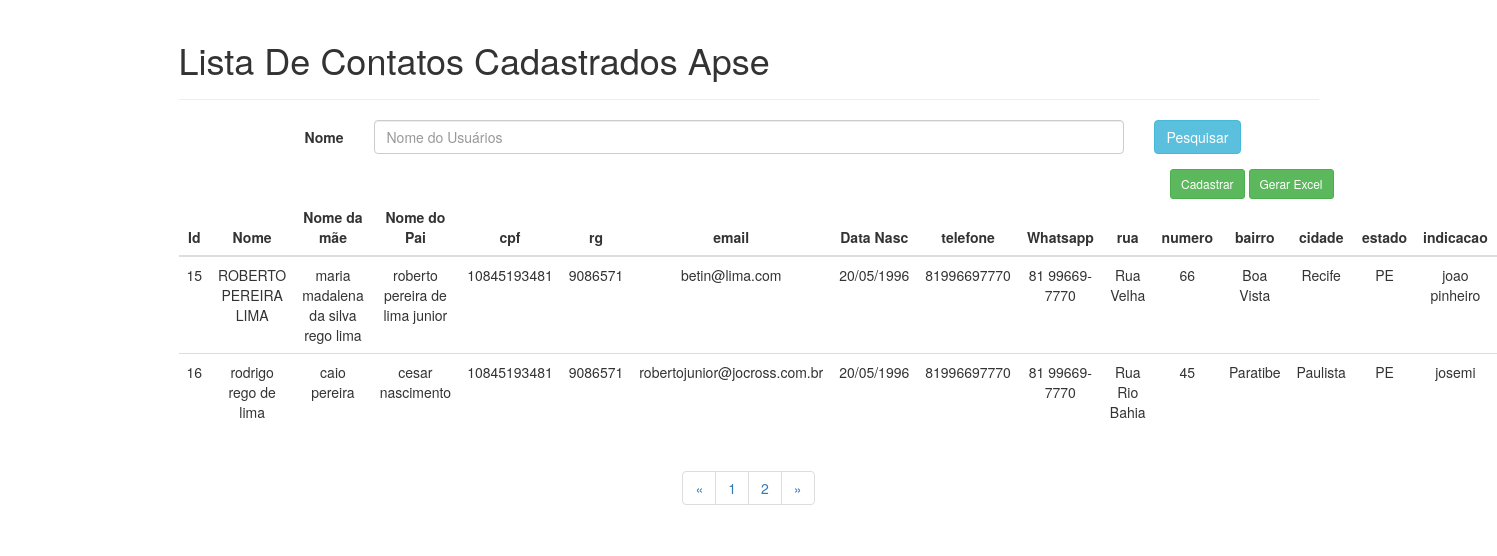
/admin/painel/indexv1.php, run on the app's committed database.
### tables this page shows
CREATE TABLE `cadastro` (
  `id` int(11) NOT NULL,
  `nome` varchar(220) NOT NULL,
  `mae` varchar(220) NOT NULL,
  `pai` varchar(220) NOT NULL,
  `cpf` varchar(220) NOT NULL,
  `email` varchar(220) NOT NULL,
  `rg` varchar(220) NOT NULL,
  `dtnasc` varchar(220) NOT NULL,
  `telefone` varchar(220) NOT NULL,
  `zap` varchar(220) NOT NULL,
  `rua` varchar(220) NOT NULL,
  `numero` varchar(220) NOT NULL,
  `bairro` varchar(220) NOT NULL,
  `cidade` varchar(220) NOT NULL,
  `estado` varchar(220) NOT NULL,
  `indicacao` varchar(220) NOT NULL,
  `cep` varchar(220) NOT NULL,
  `created` datetime NOT NULL
);

### admin/painel/indexv1.php (the view, shortened to what this page needs)
 <?php
	include_once('conexao.php');
 ?>
<!DOCTYPE html>
<html lang="pt-br">
	<head>
		<link href="css/bootstrap.min.css" rel="stylesheet">
	<head>
	<body>
		<?php
		    if(isset($_POST['nome'])){
				$pesquisar = $_POST['nome'];
				$result_msg_contatos = "SELECT * FROM cadastro WHERE nome LIKE '%$pesquisar%' LIMIT 30";
				$resultado_msg_contatos = mysqli_query($conn , $result_msg_contatos);
			}else{
			$pagina=(isset($_GET['pagina'])) ? $_GET['pagina'] : 1;
			$result_msg_contato = "SELECT * FROM cadastro";
			$resultado_msg_contato = mysqli_query($conn , $result_msg_contato);
			$total_msg_contatos = mysqli_num_rows($resultado_msg_contato);
			$quantidade_pg = 2;
			$num_pagina = ceil($total_msg_contatos/$quantidade_pg);
			$inicio = ($quantidade_pg*$pagina)-$quantidade_pg;
			$result_msg_contatos = "SELECT * FROM cadastro limit $inicio, $quantidade_pg";
			$resultado_msg_contatos = mysqli_query($conn , $result_msg_contatos);
		}
		?>
		<div class="container theme-showcase" role="main">
			<div class="page-header">
				<h1>Lista De Contatos Cadastrados Apse</h1>
			</div>
			<form class="form-horizontal" method="POST" action="">
				<div class="form-group">
					<label class="col-sm-2 control-label">Nome</label>
					<div class="col-sm-8">
						<input type="text" name="nome" class="form-control" id="inputEmail3" placeholder="Nome do Usuários" value="">
					</div>
					<div class="col-sm-2">
						<button type="submit" class="btn btn-info">Pesquisar</button>
					</div>
				</div>
			</form>
			<div class="row espaco">
				<div class="pull-right">
					<a href="../../index.php"><button type='button' class='btn btn-sm btn-success'>Cadastrar</button></a>
					<a href="gerar_planilha.php"><button type='button' class='btn btn-sm btn-success'>Gerar Excel</button></a>
				</div>
			</div>
			<div class="row">
				<div class="col-md-12">
					<table class="table">
						<thead>
							<tr>
								<th class="text-center">Id</th>
								<th class="text-center">Nome </th>
								<th class="text-center">Nome da mãe</th>
								<th class="text-center">Nome do Pai</th>
								<th class="text-center">cpf</th>
								<th class="text-center">rg</th>
								<th class="text-center">email</th>
								<th class="text-center">Data Nasc</th>
								<th class="text-center">telefone</th>
								<th class="text-center">Whatsapp</th>
								<th class="text-center">rua</th>
								<th class="text-center">numero</th>
								<th class="text-center">bairro</th>
								<th class="text-center">cidade</th>
								<th class="text-center">estado</th>
								<th class="text-center">indicacao</th>
							</tr>
						</thead>
						<tbody>
							<?php while($row_msg_contatos = mysqli_fetch_assoc($resultado_msg_contatos)){?>
								<tr>
									<td class="text-center"><?php echo $row_msg_contatos["id"]; ?></td>
									<td class="text-center"><?php echo $row_msg_contatos["nome"]; ?></td>
									<td class="text-center"><?php echo $row_msg_contatos["mae"]; ?></td>
									<td class="text-center"><?php echo $row_msg_contatos["pai"]; ?></td>
									<td class="text-center"><?php echo $row_msg_contatos["cpf"]; ?></td>
									<td class="text-center"><?php echo $row_msg_contatos["rg"]; ?></td>
									<td class="text-center"><?php echo $row_msg_contatos["email"]; ?></td>
									<td class="text-center"><?php echo $row_msg_contatos["dtnasc"]; ?></td>
									<td class="text-center"><?php echo $row_msg_contatos["telefone"]; ?></td>
									<td class="text-center"><?php echo $row_msg_contatos["zap"]; ?></td>
									<td class="text-center"><?php echo $row_msg_contatos["rua"]; ?></td>
									<td class="text-center"><?php echo $row_msg_contatos["numero"]; ?></td>
									<td class="text-center"><?php echo $row_msg_contatos["bairro"]; ?></td>
									<td class="text-center"><?php echo $row_msg_contatos["cidade"]; ?></td>
									<td class="text-center"><?php echo $row_msg_contatos["estado"]; ?></td>
									<td class="text-center"><?php echo $row_msg_contatos["indicacao"]; ?></td>
								</tr>
							<?php } ?>
						</tbody>
					</table>
				</div>
			</div>
			<?php
				$pagina_anterior = $pagina - 1;
				$pagina_posterior = $pagina + 1;
			?>
			<nav class="text-center">
				<ul class="pagination">
					<li>
						<?php
							if($pagina_anterior != 0){
								?><a href="index.php?link=50pagina=<?php echo $pagina_anterior; ?>" aria-label="Previous">
									<span aria-hidden="true">&laquo;</span>
								</a><?php
							}else{
								?><span aria-hidden="true">&laquo;</span><?php
							}
						?>
					</li>
					<?php
						for($i = 1; $i < $num_pagina + 1; $i++){
							?>
								<li><a href="index.php?link=50&pagina=<?php echo $i; ?>">
									<?php echo $i; ?>
								</a></li>
							<?php
						}
					?>
					<li>
						<?php
							if($pagina_posterior <= $num_pagina){
								?><a href="index.php?link=50&pagina=<?php echo $pagina_posterior; ?>" aria-label="Next">
									<span aria-hidden="true">&raquo;</span>
								</a><?php
							}else{
								?><span aria-hidden="true">&raquo;</span><?php
							}
						?>
					</li>
				</ul>
			</nav>
		</div>
	</body>
</html>

### data on the page
cadastro: id "15", nome "ROBERTO PEREIRA LIMA", mae "maria madalena da silva rego lima", pai "roberto pereira de lima junior", cpf "10845193481", rg "9086571", email "betin@lima.com", dtnasc "20/05/1996", telefone "81996697770", zap "81 99669-7770", rua "Rua Velha", numero "66", bairro "Boa Vista", cidade "Recife", estado "PE", indicacao "joao pinheiro"
cadastro: id "16", nome "rodrigo rego de lima", mae "caio pereira", pai "cesar nascimento", cpf "10845193481", rg "9086571", email "robertojunior@jocross.com.br", dtnasc "20/05/1996", telefone "81996697770", zap "81 99669-7770", rua "Rua Rio Bahia", numero "45", bairro "Paratibe", cidade "Paulista", estado "PE", indicacao "josemi"
